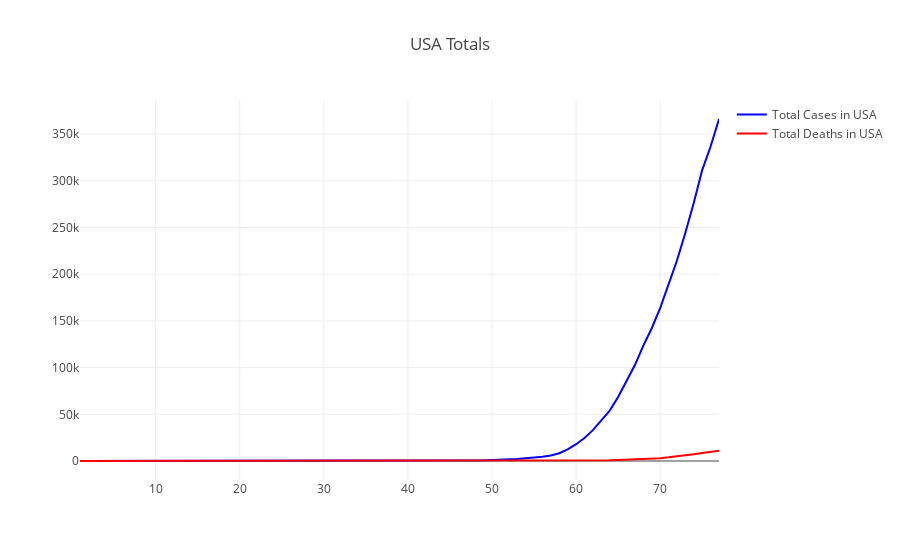

Notebook code for this chart:
### Markdown cell above
## USA Cumulative Numbers

### Code cell
val totalCasesSeq: Seq[Int] = pilingUp.map(_.cases).toSeq

val totalDeathsSeq: Seq[Int] = pilingUp.map(_.deaths).toSeq


val trace0 = Scatter(
  (1 to howManyDays),
  totalCasesSeq,
  name = "Total Cases in USA",
  mode = ScatterMode(ScatterMode.Lines),
  marker = Marker(
    color = Color.RGBA(0, 0, 255, 1.0),
    line = Line(
      color = Color.RGBA(0, 0, 255, 1.0),
      width = 0.5
    ),
    symbol = Symbol.Circle(),
    size = 3
  )
)

val trace1 = Scatter(
  (1 to howManyDays),
  totalDeathsSeq,
  name = "Total Deaths in USA",
  mode = ScatterMode(ScatterMode.Lines),
  marker = Marker(
    color = Color.RGBA(255, 0, 0, 1.0),
    line = Line(
      color = Color.RGBA(255, 0, 0, 1.0),
      width = 0.5
    ),
    symbol = Symbol.Circle(),
    size = 3
  )
)



val data = Seq(trace0, trace1)

val layout = Layout("USA Totals")

plot(data, layout)

### Figure 1 — Plotly figure (JSON) as saved in the notebook; plotly's stock layout.template omitted (floating-point values rounded to 4 significant figures)
{"data": [{"marker": {"color": "rgba(0, 0, 255, 1.0)", "line": {"color": "rgba(0, 0, 255, 1.0)", "width": 0.5}, "size": 3, "symbol": "circle"}, "mode": "lines", "name": "Total Cases in USA", "type": "scatter", "x": [1, 2, 3, 4, 5, 6, 7, 8, 9, 10, 11, 12, 13, 14, 15, 16, 17, 18, 19, 20, 21, 22, 23, 24, 25, 26, 27, 28, 29, 30, 31, 32, 33, 34, 35, 36, 37, 38, 39, 40, 41, 42, 43, 44, 45, 46, 47, 48, 49, 50, 51, 52, 53, 54, 55, 56, 57, 58, 59, 60, 61, 62, 63, 64, 65, 66, 67, 68, 69, 70, 71, 72, 73, 74, 75, 76, 77], "y": [1, 1, 1, 2, 3, 5, 5, 5, 5, 6, 7, 8, 11, 11, 11, 12, 12, 12, 12, 12, 13, 13, 14, 15, 15, 15, 15, 25, 25, 25, 27, 30, 30, 30, 43, 45, 60, 60, 65, 70, 88, 104, 125, 161, 228, 311, 428, 547, 748, 1018, 1263, 1668, 2224, 2898, 3600, 4507, 5905, 8345, 12413, 17996, 24532, 33061, 43499, 53938, 68537, 85533, 102766, 123619, 142194, 163683, 188049, 214711, 244423, 276501, 311536, 336774, 366238]}, {"marker": {"color": "rgba(255, 0, 0, 1.0)", "line": {"color": "rgba(255, 0, 0, 1.0)", "width": 0.5}, "size": 3, "symbol": "circle"}, "mode": "lines", "name": "Total Deaths in USA", "type": "scatter", "x": [1, 2, 3, 4, 5, 6, 7, 8, 9, 10, 11, 12, 13, 14, 15, 16, 17, 18, 19, 20, 21, 22, 23, 24, 25, 26, 27, 28, 29, 30, 31, 32, 33, 34, 35, 36, 37, 38, 39, 40, 41, 42, 43, 44, 45, 46, 47, 48, 49, 50, 51, 52, 53, 54, 55, 56, 57, 58, 59, 60, 61, 62, 63, 64, 65, 66, 67, 68, 69, 70, 71, 72, 73, 74, 75, 76, 77], "y": [0, 0, 0, 0, 0, 0, 0, 0, 0, 0, 0, 0, 0, 0, 0, 0, 0, 0, 0, 0, 0, 0, 0, 0, 0, 0, 0, 0, 0, 0, 0, 0, 0, 0, 0, 0, 0, 0, 0, 1, 3, 6, 10, 12, 12, 15, 19, 22, 26, 31, 37, 43, 50, 60, 68, 91, 116, 157, 203, 265, 343, 436, 546, 731, 990, 1275, 1649, 2134, 2486, 3073, 3911, 4841, 6232, 7121, 8499, 9655, 10959]}], "layout": {"title": "USA Totals"}}
